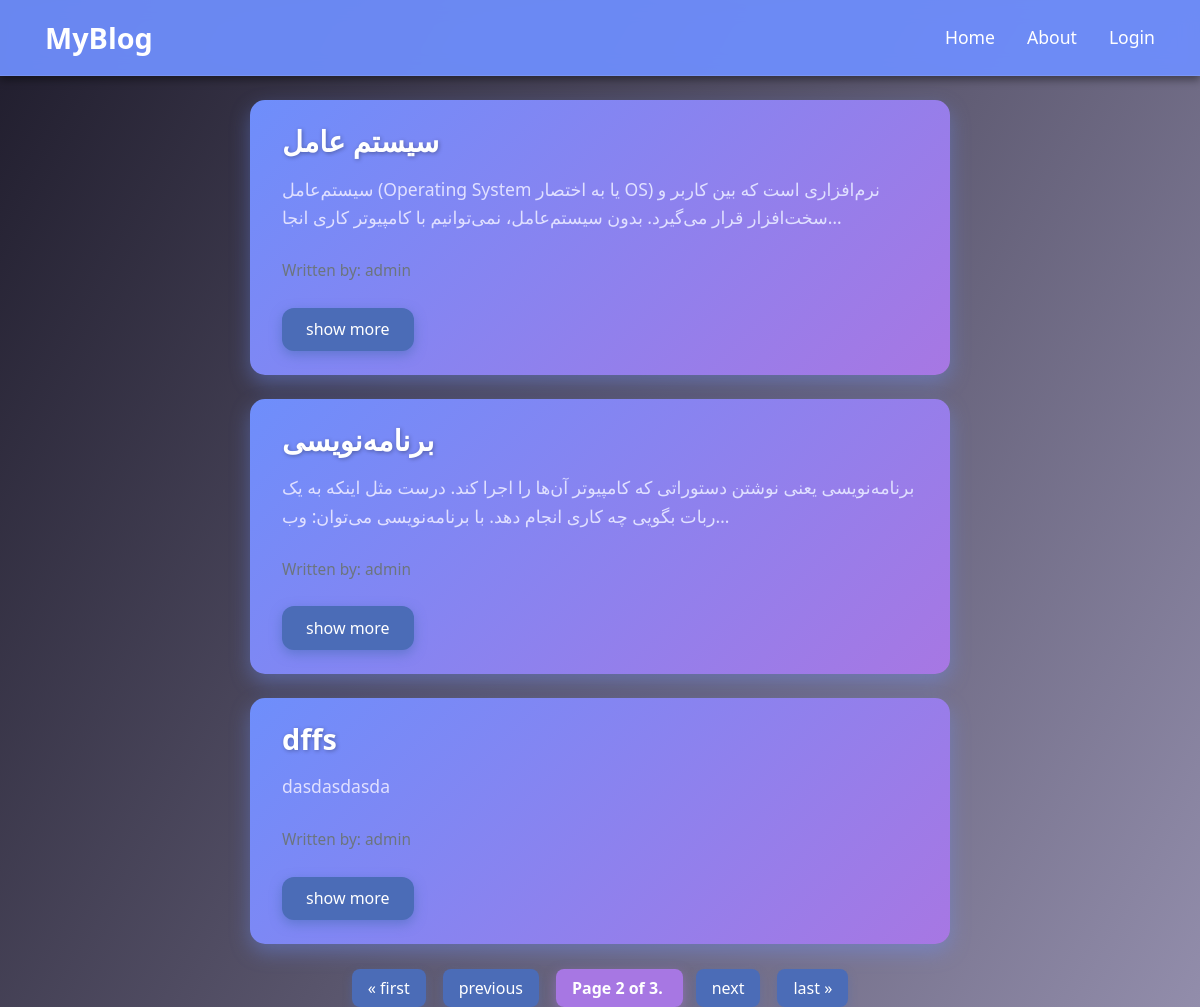
Screenshot of /?page=2 with the database file from the repository.
### note/models.py (models this page shows, shortened)
class Note(models.Model):
    STATUS = (
        ("draft",'Draft'),
        ("published",'Published')
    )
    author = models.ForeignKey(User,on_delete=models.CASCADE ,related_name="blog_posts")
    slug = models.SlugField(max_length=250,unique_for_date="publish")
    title = models.CharField(max_length=250)
    body = models.TextField()
    publish = models.DateTimeField(default=timezone.now)
    created = models.DateTimeField(auto_now_add=True)
    updated = models.DateTimeField(auto_now=True)
    status = models.CharField(max_length=10,choices=STATUS,default="draft")
    published = PublishManager()
    objects = models.Manager()
    def get_absolute_url(self):
        return reverse("blog:post_detail",args=[self.publish.year,self.publish.month,self.publish.day,self.slug])
    class Meta:
        ordering = ("publish",)

### note/views.py (the view)
# urls.py: path("",views.post_list,name="post_list"),
def post_list(request):
    posts = Note.published.all()
    paginator = Paginator(posts, 3)
    page_number = request.GET.get("page")
    page_obj = paginator.get_page(page_number)
    return render(request,"blog/post/list.html",{"page_obj": page_obj})

### note/models.py (called while the page is built)
    def get_queryset(self):
        return super(PublishManager,self).get_queryset().filter(status="published")

### template/blog/post/list.html
{% extends "base.html" %}
{% load static %}
{% block content %}
<link rel="stylesheet" href="{% static 'css/list.css' %}">
{% for post in page_obj %}
    <div class="card-body">
        <h5 class="card-title">{{ post.title }}</h5>
        <p class="card-text">{{ post.body|truncatechars:150 }}</p>
        <p class="card-text"><small class="text-muted">Written by: {{ post.author }}</small></p>
        <a href="{{ post.get_absolute_url }}" class="btn btn-primary">show more</a>
    </div>
{% endfor %}
    <div class="pagination">
        <span class="step-links">
            {% if page_obj.has_previous %}
                <a href="?page=1">&laquo; first</a>
                <a href="?page={{ page_obj.previous_page_number }}">previous</a>
            {% endif %}
            <span class="current">
                Page {{ page_obj.number }} of {{ page_obj.paginator.num_pages }}.
            </span>
            {% if page_obj.has_next %}
                <a href="?page={{ page_obj.next_page_number }}">next</a>
                <a href="?page={{ page_obj.paginator.num_pages }}">last &raquo;</a>
            {% endif %}
        </span>
    </div>
{% endblock content %}

### static/css/static.css (style rules this page uses)
body { background: linear-gradient(120deg, #1f1c2c, #928dab); background-attachment: fixed; min-height: 100vh; margin: 0; padding: 0; font-family: "Segoe UI", Tahoma, Geneva, Verdana, sans-serif; color: #ffffff; }

### static/css/list.css (style rules this page uses)
.card-body { background: linear-gradient(135deg, #6e8efb, #a777e3); color: white; border-radius: 15px; padding: 1.5rem 2rem; margin: 1.5rem auto; max-width: 700px; box-shadow: 0 8px 20px rgba(110, 142, 251, 0.4); transition: transform 0.3s ease, box-shadow 0.3s ease; font-family: 'Segoe UI', Tahoma, Geneva, Verdana, sans-serif; }
.card-title { font-size: 1.8rem; font-weight: 700; margin-bottom: 1rem; text-shadow: 1px 1px 4px rgba(0, 0, 0, 0.3); }
.card-text { font-size: 1.1rem; line-height: 1.6; margin-bottom: 1.5rem; color: #e0e0ff; }
.btn-primary { background-color: #4b6cb7; border: none; padding: 0.6rem 1.5rem; font-size: 1rem; border-radius: 12px; box-shadow: 0 4px 12px rgba(75, 108, 183, 0.6); transition: background-color 0.3s ease, box-shadow 0.3s ease; }
.pagination { display: flex; justify-content: center; align-items: center; margin-top: 2rem; font-family: 'Segoe UI', Tahoma, Geneva, Verdana, sans-serif; }
.step-links a { color: #ffffff; background-color: #4b6cb7; padding: 0.5rem 1rem; margin: 0 0.4rem; border-radius: 8px; text-decoration: none; box-shadow: 0 4px 10px rgba(75, 108, 183, 0.4); transition: background-color 0.3s ease, transform 0.2s ease; }
.step-links .current { color: #ffffff; background-color: #a777e3; padding: 0.5rem 1rem; margin: 0 0.4rem; border-radius: 8px; font-weight: bold; box-shadow: 0 4px 12px rgba(167, 119, 227, 0.5); }

### rows the page displays
Note: title "سیستم عامل", body "سیستم‌عامل (Operating System یا به اختصار OS) نرم‌افزاری است که بین کاربر و سخت‌افزار قرار می‌گیرد. بدون سیستم‌عامل، نمی‌توانیم با کامپیوتر کاری انجا…", author "admin"
Note: title "برنامه‌نویسی", body "برنامه‌نویسی یعنی نوشتن دستوراتی که کامپیوتر آن‌ها را اجرا کند. درست مثل اینکه به یک ربات بگویی چه کاری انجام دهد. با برنامه‌نویسی می‌توان: وب‌…", author "admin"
Note: title "dffs", body "dasdasdasda", author "admin"

### other values shown
{{ page_obj.number }} "2"
{{ page_obj.paginator.num_pages }} "3"
